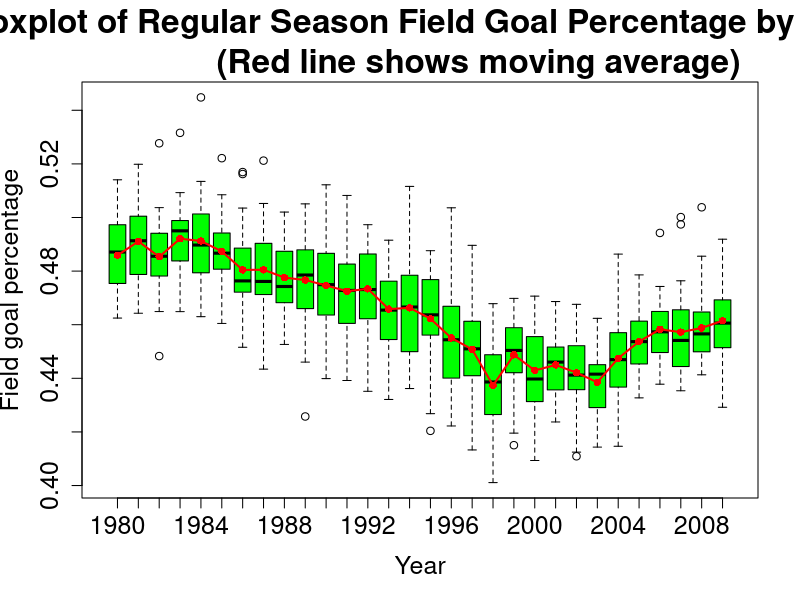

Recreate this plot in R.
# A wrapper function used to plot boxplot of regular season
# field goal percentage by year and a moving average.
boxplot_year = function(x, y, ylab='', main='') {
  # Boxplot of to observe distribution and moving trend
  # of average team age by year.
  boxplot(split(x, y), main=main, col='green', xlab='Year', ylab=ylab,
  cex.main=2, cex.lab=1.5, cex.axis=1.5)
  # Get a list of league average age by year.
  ms = tapply(x, y, mean)
  # Add a line showing moving average
  lines(ms, col='red', lwd=2, type='o', pch=16)
  # Add points showing moving average
  # points(ms, col='blue')
}

png('../graphs/boxplot_fgp.png', width=800)
teams <- read.csv('team_season_1980-2009.csv', header=TRUE)
boxplot_year(teams$fgp, teams$year, ylab = 'Field goal percentage',
	     main='Boxplot of Regular Season Field Goal Percentage by Year
	     (Red line shows moving average)')
dev.off()
